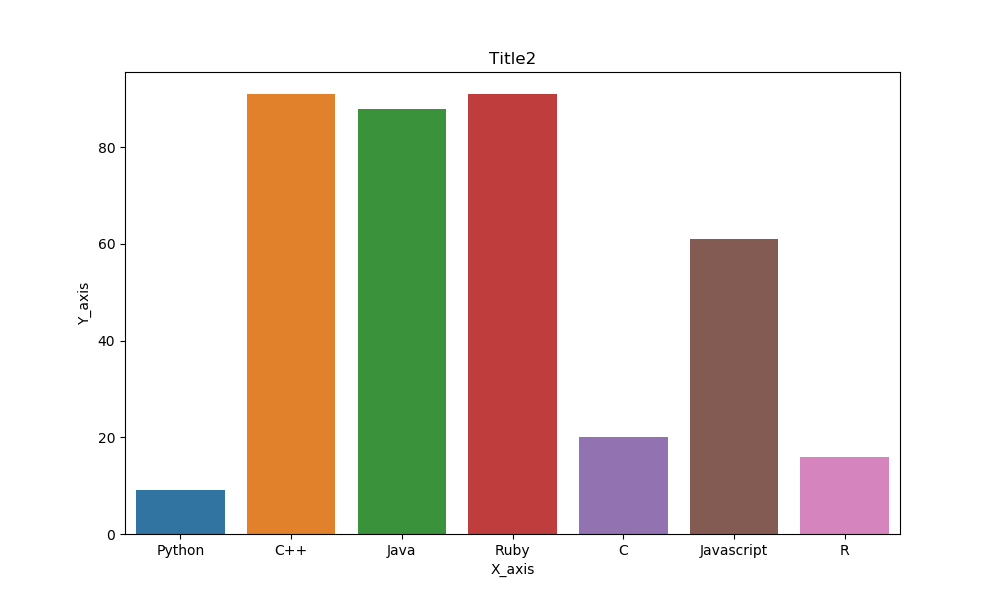
#> input picture maincode/vertical_mixed/image2.png, 1000 x 600 px
$ python mainvalue_vmixed.py
#> lines starting #> are read from the running program, lines starting #| are printed output that depends on the picture
### maincode/extracted_data.py
import textdetector
# import json


def extractdata(image_path):
    """
    Takes normal image path as input and returns the extracted data
    and the range ratio
    """
    text1,text2=textdetector.graphtextdetextor(image_path)
    data1=text1.strip().split('\n')
    data2=text2.strip().split('\n')

    # print(data1)

    y_axis_title=data2[0]
    y_axis_list=[]
    k=[]


    for i in data1:
        for d in i.split(" "):
            # [5 lines of commented-out code are left out]
            if d.isdigit():
                y_axis_list.append(d)
            else:
                k.append(d)

    # print(y_axis_list)
    if y_axis_list[-1]!=0:
        y_axis_list.append(0)

    x_axis_title=data2[-1]
    k=k[1:-1]

    graph_title=data1[0]
    # data_titles=k[-1].strip().split(' ')

    diff=[]

    for i in range(len(y_axis_list)-1):
        diff.append(int(y_axis_list[i])-int(y_axis_list[i+1]))

    freq={}
    for i in diff:
        freq[i]=diff.count(i)

    max=0
    maxnumber=0

    for key,value in freq.items():
        if value>max:
            max=value
            maxnumber=key

    ydata=[]
    i=0

    # print(freq)

    while True:
        o=int(y_axis_list[0])-i*maxnumber
        if o>0:
            ydata.append(o)
        else:
            ydata.append(0)
        if o<=0:
            break
        i=i+1


    if graph_title==str(ydata[0]):
        graph_title=""

    data_dictionary={
        "Graph_title":graph_title,
        "Yaxis_title":y_axis_title,
        "Xaxis_title":x_axis_title,
        "Yaxis_plotdata":ydata,
        "Data_titles":" "
    }

    # [7 lines of commented-out code are left out]
    return [data_dictionary,maxnumber]

    # with open('person.txt','w') as json_file:
    # json.dump(data_dictionary,json_file)


# [4 lines that do not run on import are left out]

### maincode/textdetector.py
import cv2
import pytesseract
from pytesseract import Output
from PIL import Image
import matplotlib.pyplot as plt


def graphtextdetextor(image_path):
    """
    pass image path as an argument
    """
    img=cv2.imread(image_path)

    #img=image_filter.rotate_anticlockwise(img)

    custom_config_number=r'--oem 3 --psm 6 outputbase digits'
    custom_config=r'--oem 3 --psm 6'

    custom_config1=r'--oem 3 --psm 1'

    custom_config2=r'--oem 3 --psm 4'

    text2=pytesseract.image_to_string(img,config=custom_config1)

    img=img[:,:max(100,img.shape[1]//2)]

    # plt.imshow(img)
    # plt.show()

    # print(img.shape[1]//5)
    text=pytesseract.image_to_string(img,config=custom_config)
    # [23 lines of commented-out code are left out]

    return [text,text2]

# [4 lines that do not run on import are left out]


### maincode/vertical_mixed/mainvalue_vmixed.py
import cv2
import os, sys
sys.path.append(os.path.dirname(os.path.dirname(os.path.abspath(__file__))))
import matplotlib.pyplot as plt

from vertical_mixed import filterimage
from vertical_mixed import height_calculator
import extracted_data
import textposition


def mainfunction(img_path):

#> called with img_path = 'image2.png'
    img=cv2.imread(img_path)
#> img is the input picture: shape (600, 1000, 3); mean B, G, R 204.8, 214.2, 226.2
    img_gray=cv2.imread(img_path,0)
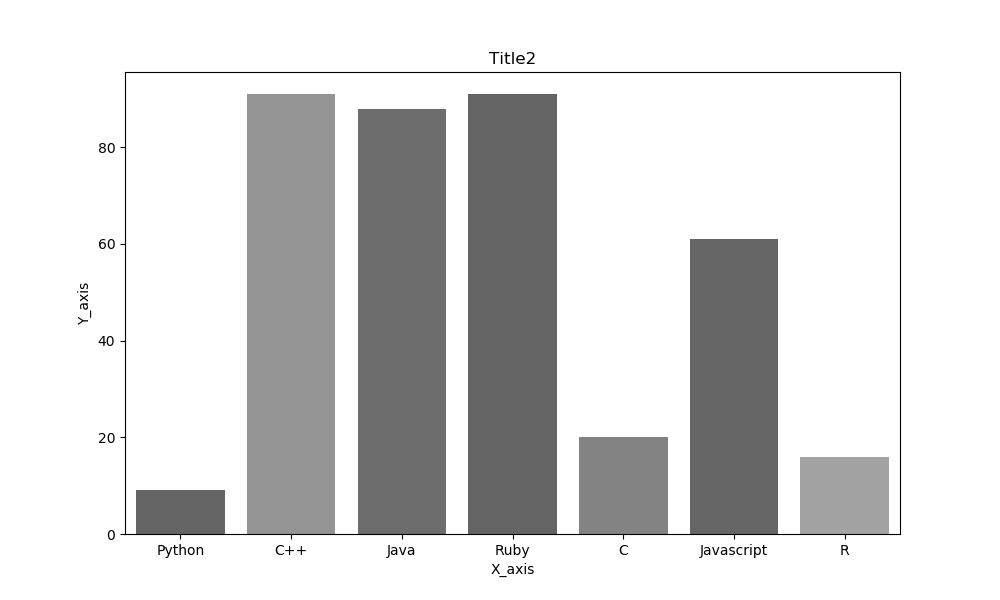
#> img_gray: shape (600, 1000); min 0, max 255, mean 216.7

    (data,rangeratio)=extracted_data.extractdata(img_path)

    only_bars=filterimage.obtainbars(img_gray)

    (yaxisminimum,heights,bar_position,diff)=height_calculator.heightcalculator(only_bars)

    (heightratio,bartitle,barlocation2)=textposition.barlabelandheightratio(img,yaxisminimum)
    i=0
    j=0
    main_heights=[]

    data['datatitles']=bartitle

    while i<len(heights) and j<len(bartitle):
        d=bar_position[i][0]

        l=[]
        if abs(barlocation2[j]-(d+bar_position[i][1])/2)<35:
            l.append(heights[i])
            i+=1
            while i<len(heights) and abs(barlocation2[j]-(d+bar_position[i][1])/2)<30:
                l.append(heights[i])
                i+=1


            main_heights.append(l)
            j+=1

        else:
            j+=1
            main_heights.append([0])

    while j<len(bartitle):
        j+=1
        main_heights.append([0])

        # check for zeros by checking l and removing extras by decreasing values of i

    final_heights=[]
    mx=0
    count=0
    for bar in main_heights:
        if bar[0]==0:
            final_heights.append(bar)
            continue
        temp=[]
        inside=1
        temp.append(bar[0])
        count+=1
        prev=bar_position[count-1][1]
        while inside<len(bar):
            if abs(prev-bar_position[count][0])<5:
                temp.append(bar[inside])
                prev=bar_position[count][1]
                inside+=1
                count+=1
            elif prev-bar_position[count-1][1]<=diff+4:
                temp.append(0)
                prev=prev+diff


        mx=max(len(temp),mx)
        final_heights.append(temp)


    for bar in final_heights:
        r=mx-len(bar)
        for _ in range(r):
            bar.append(0)

    bar_readings=[]
    maxreading=0
    for bar in final_heights:
        temp=[]
        for var in bar:
            readingofabar=rangeratio*var//heightratio
            maxreading=max(maxreading,readingofabar)
            temp.append(readingofabar)
        bar_readings.append(temp)

    if maxreading>data['Yaxis_plotdata'][0]+30:
        bar_readings=[]
        heightratio*=2

        for bar in final_heights:
            temp=[]
            for var in bar:
                readingofabar=rangeratio*var//heightratio
                temp.append(readingofabar)
            bar_readings.append(temp)

    # [14 lines of commented-out code are left out]

    return [data['datatitles'],bar_readings]

if __name__ == "__main__":
    img_path='image2.png'
#> (the run stopped early here; a loop or call above may not have finished)

$ run again, with maincode/vertical_mixed/test2.jpg saved as maincode/vertical_mixed/image2.png
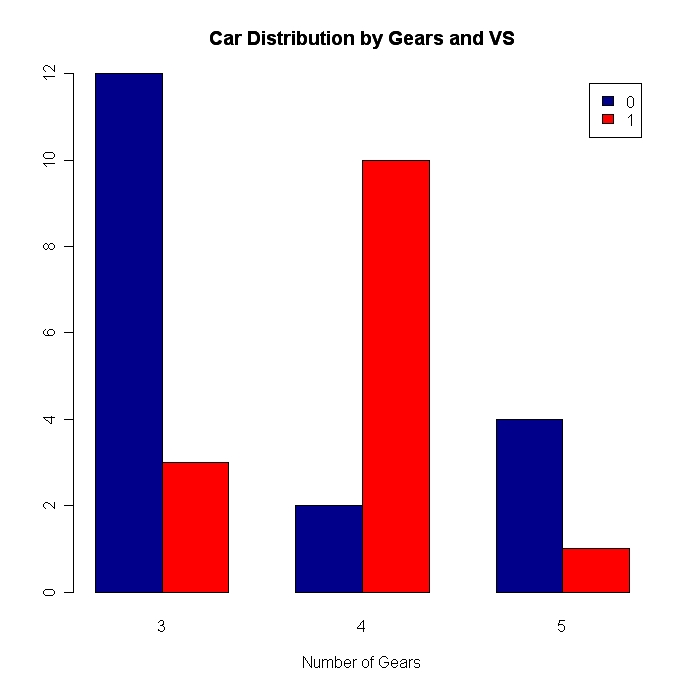
#> input picture maincode/vertical_mixed/test2.jpg, 689 x 689 px
#> in mainfunction, img is the input picture: shape (689, 689, 3); mean B, G, R 217.5, 202.7, 223.9
#> in mainfunction, `img_gray=cv2.imread(img_path,0)`:
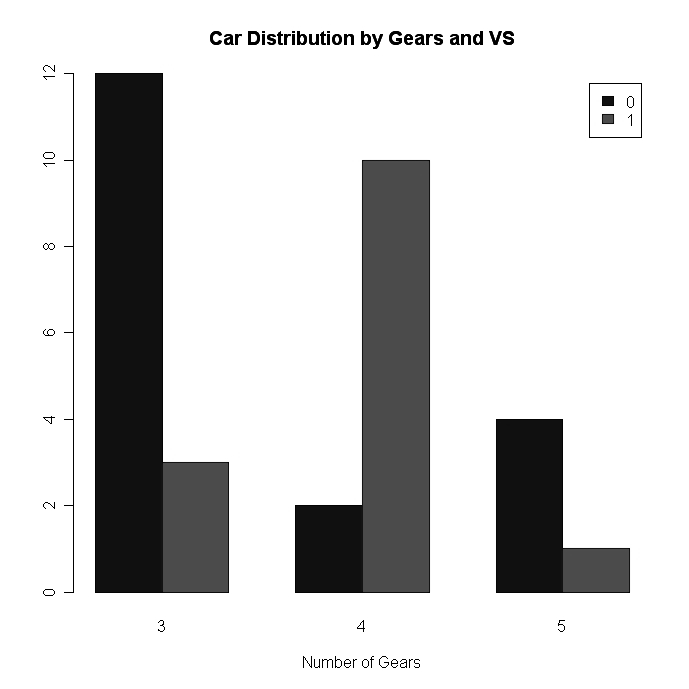
#> img_gray: shape (689, 689); min 0, max 255, mean 210.6

$ run again, with maincode/vertical_mixed/case1.png copied over maincode/vertical_mixed/image2.png
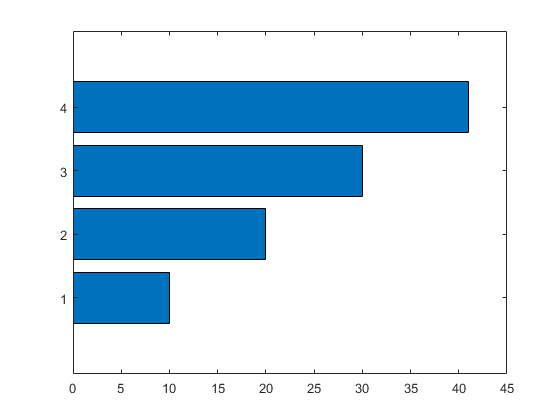
#> input picture maincode/vertical_mixed/case1.png, 560 x 420 px
#> in mainfunction, img is the input picture: shape (420, 560, 3); mean B, G, R 237.2, 221.7, 198.3
#> in mainfunction, `img_gray=cv2.imread(img_path,0)`:
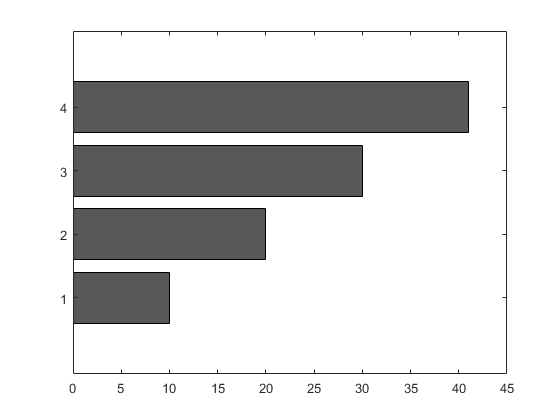
#> img_gray: shape (420, 560); min 0, max 255, mean 216.4

$ run again, with maincode/vertical_mixed/case2.png copied over maincode/vertical_mixed/image2.png
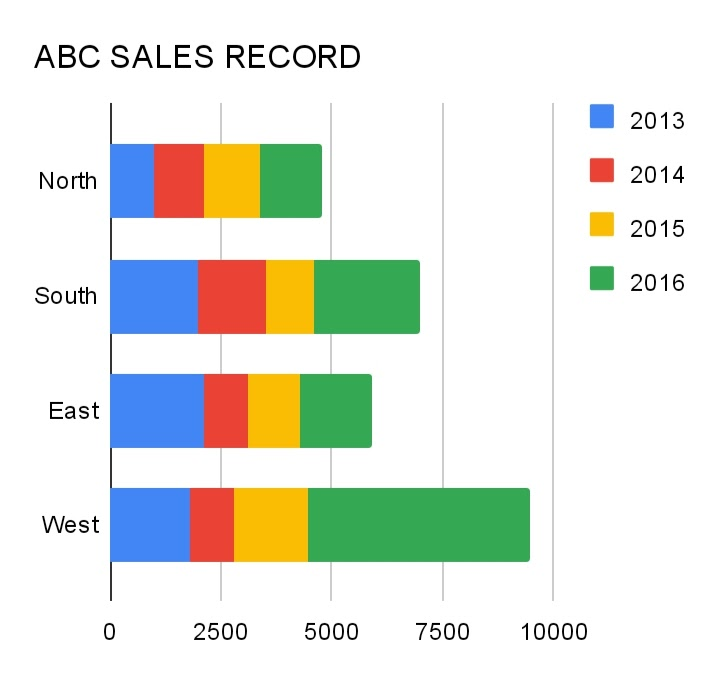
#> input picture maincode/vertical_mixed/case2.png, 719 x 676 px
#> in mainfunction, img is the input picture: shape (676, 719, 3); mean B, G, R 222.8, 230.8, 226.9
#> in mainfunction, `img_gray=cv2.imread(img_path,0)`:
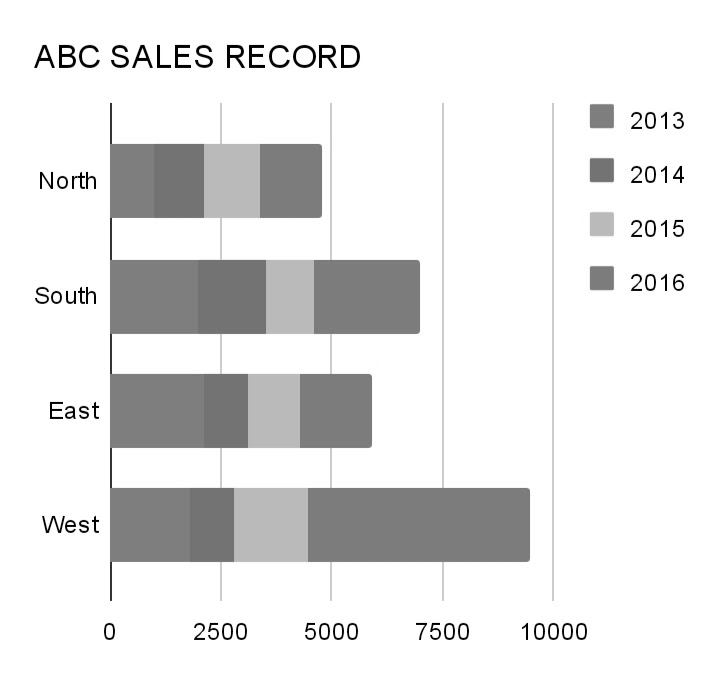
#> img_gray: shape (676, 719); min 0, max 255, mean 228.8
